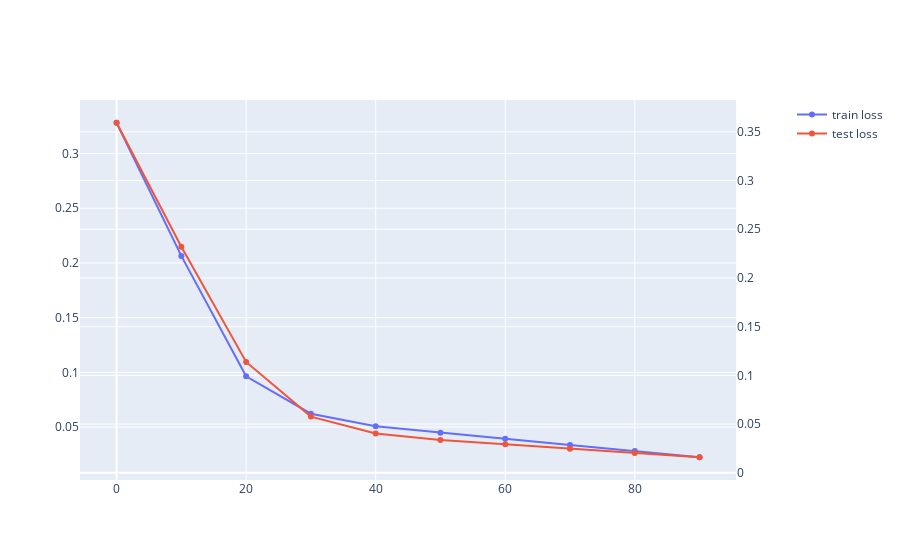

The code cell stored with this chart in its notebook:
### Code cell
fig_1 = make_subplots(specs=[[{"secondary_y": True}]])

fig_1.add_trace(
    go.Scatter(x=epoch_count, y=train_loss_values, name="train loss"),
    secondary_y=False,
)

fig_1.add_trace(
    go.Scatter(x=epoch_count, y=test_loss_values, name="test loss"),
    secondary_y=True,
)

fig_1.show()

### Figure 1 — Plotly figure (JSON) as saved in the notebook; plotly's stock layout.template omitted (floating-point values rounded to 4 significant figures)
{"data": [{"name": "train loss", "type": "scatter", "x": [0, 10, 20, 30, 40, 50, 60, 70, 80, 90], "xaxis": "x", "y": [0.3281, 0.2065, 0.09646, 0.06224, 0.05087, 0.04484, 0.03924, 0.03364, 0.02804, 0.02244], "yaxis": "y"}, {"name": "test loss", "type": "scatter", "x": [0, 10, 20, 30, 40, 50, 60, 70, 80, 90], "xaxis": "x", "y": [0.3593, 0.232, 0.1138, 0.05764, 0.0403, 0.03355, 0.02914, 0.02473, 0.02032, 0.01591], "yaxis": "y2"}], "layout": {"xaxis": {"anchor": "y", "domain": [0, 0.94]}, "yaxis": {"anchor": "x", "domain": [0, 1]}, "yaxis2": {"anchor": "x", "overlaying": "y", "side": "right"}}}
